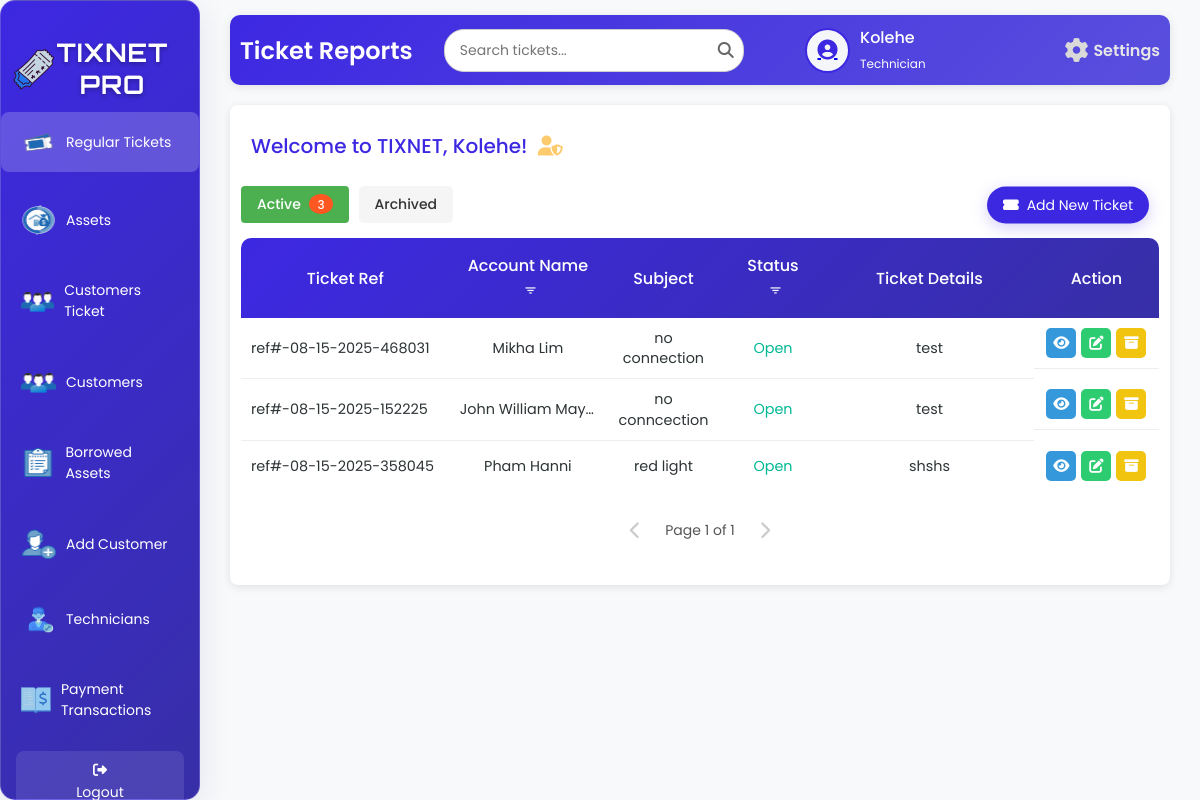
/staffD.php (signed in), run on an earlier commit of the app's database.
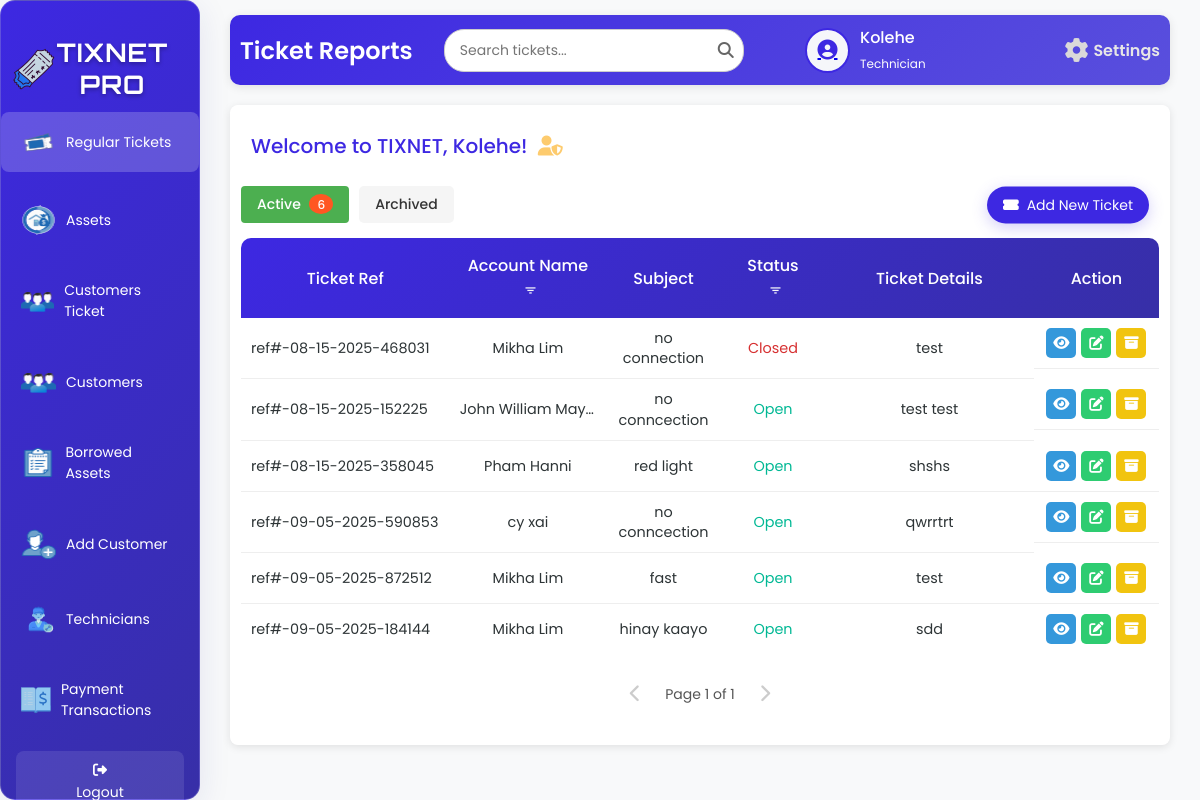
And on a later commit of the database.
### tables this page shows
CREATE TABLE `tbl_ticket` (
  `t_id` int(50) NOT NULL,
  `t_aname` varchar(200) NOT NULL,
  `t_subject` varchar(200) NOT NULL,
  `t_status` varchar(200) NOT NULL,
  `t_details` varchar(200) NOT NULL,
  `t_ref` varchar(200) NOT NULL,
  `technician_username` varchar(250) NOT NULL
);

### staffD.php (the view, shortened to what the changed rows need)
<?php
include 'db.php';
$limit = 10;
$pageActive = isset($_GET['page_active']) ? max(1, (int)$_GET['page_active']) : 1;
$offsetActive = ($pageActive - 1) * $limit;
$totalActiveQuery = "SELECT COUNT(*) AS total FROM tbl_ticket WHERE t_details NOT LIKE 'ARCHIVED:%'";
$totalActiveResult = $conn->query($totalActiveQuery);
$totalActiveRow = $totalActiveResult ? $totalActiveResult->fetch_assoc() : ['total' => 0];
$totalActive = $totalActiveRow['total'];
$sqlActive = "SELECT t_ref, t_aname, t_subject, t_status, t_details, technician_username
              FROM tbl_ticket
              WHERE t_details NOT LIKE 'ARCHIVED:%'
              LIMIT ?, ?";
$stmtActive = $conn->prepare($sqlActive);
if ($stmtActive) {
    $stmtActive->bind_param("ii", $offsetActive, $limit);
    $stmtActive->execute();
    $resultActive = $stmtActive->get_result();
} else {
    error_log("Prepare failed for active tickets: " . $conn->error);
    $resultActive = false;
}
?>
<!DOCTYPE html>
<html lang="en">
<head>
    <link rel="stylesheet" href="staffD.css">
    <link rel="stylesheet" href="https://cdnjs.cloudflare.com/ajax/libs/font-awesome/6.6.0/css/all.min.css">
    <link rel="stylesheet" href="https://unpkg.com/boxicons@2.1.4/css/boxicons.min.css">
</head>
<body>
<div class="wrapper">
    <div class="sidebar glass-container">
        <h2><img src="image/logo.png" alt="Tix Net Icon" class="sidebar-icon">TixNet Pro</h2>
    </div>
    <div class="container">
        <div class="upper">
            <h1>Ticket Reports</h1>
        </div>
        <div class="table-box glass-container">
            <div class="tab-navigation">
                <div class="tab-btn-wrapper">
                    <button class="tab-btn active" onclick="showTab('active')">
                        Active
                        <?php if ($totalActive > 0): ?>
                            <span class="tab-badge"><?php echo $totalActive; ?></span>
                        <?php endif; ?>
                    </button>
                </div>
            </div>
            <div id="active-tickets" class="tab-content active">
                <div class="table-container">
                    <table>
                        <thead>
                            <tr>
                                <th>Ticket Ref</th>
                                <th>Account Name <button class="filter-btn" onclick="showAccountFilterModal('active')" title="Filter by Account Name"><i class='bx bx-filter'></i></button></th>
                                <th>Subject</th>
                                <th>Status <button class="filter-btn" onclick="showTypeFilterModal('active')" title="Filter by Type"><i class='bx bx-filter'></i></button></th>
                                <th>Ticket Details</th>
                                <th>Action</th>
                            </tr>
                        </thead>
                        <tbody id="active-table-body">
                            <?php
                            if ($resultActive && $resultActive->num_rows > 0) {
                                while ($row = $resultActive->fetch_assoc()) {
                                    $statusClass = 'status-' . strtolower($row['t_status']);
                                    echo "<tr>
                                            <td style='vertical-align: middle; text-align: left;'>" . htmlspecialchars($row['t_ref'], ENT_QUOTES, 'UTF-8') . "</td>
                                            <td>" . htmlspecialchars($row['t_aname'], ENT_QUOTES, 'UTF-8') . "</td>
                                            <td>" . htmlspecialchars($row['t_subject'], ENT_QUOTES, 'UTF-8') . "</td>
                                            <td class='$statusClass' style='cursor: pointer;' onclick=\"showCloseTicketModal('" . htmlspecialchars($row['t_ref'], ENT_QUOTES, 'UTF-8') . "', '" . htmlspecialchars($row['t_aname'], ENT_QUOTES, 'UTF-8') . "', '" . htmlspecialchars($row['t_status'], ENT_QUOTES, 'UTF-8') . "')\">" . ucfirst(strtolower($row['t_status'])) . "</td>
                                            <td>" . htmlspecialchars(preg_replace('/^ARCHIVED:/', '', $row['t_details']), ENT_QUOTES, 'UTF-8') . "</td>
                                            <td class='action-buttons'>
                                                <a class='view-btn' href='#' onclick=\"showViewModal('" . htmlspecialchars($row['t_ref'], ENT_QUOTES, 'UTF-8') . "', '" . htmlspecialchars($row['t_aname'], ENT_QUOTES, 'UTF-8') . "', '" . htmlspecialchars($row['t_subject'], ENT_QUOTES, 'UTF-8') . "', '" . htmlspecialchars($row['t_status'], ENT_QUOTES, 'UTF-8') . "', '" . htmlspecialchars(preg_replace('/^ARCHIVED:/', '', $row['t_details']), ENT_QUOTES, 'UTF-8') . "')\" title='View'><i class='fas fa-eye'></i></a>
                                                <a class='edit-btn' href='#' onclick=\"showEditTicketModal('" . htmlspecialchars($row['t_ref'], ENT_QUOTES, 'UTF-8') . "', '" . htmlspecialchars($row['t_aname'], ENT_QUOTES, 'UTF-8') . "', '" . htmlspecialchars($row['t_subject'], ENT_QUOTES, 'UTF-8') . "', '" . htmlspecialchars($row['t_status'], ENT_QUOTES, 'UTF-8') . "', '" . htmlspecialchars($row['t_details'], ENT_QUOTES, 'UTF-8') . "')\" title='Edit'><i class='fas fa-edit'></i></a>
                                                <a class='archive-btn' href='#' onclick=\"showArchiveModal('" . htmlspecialchars($row['t_ref'], ENT_QUOTES, 'UTF-8') . "', '" . htmlspecialchars($row['t_aname'], ENT_QUOTES, 'UTF-8') . "')\" title='Archive'><i class='fas fa-archive'></i></a>
                                            </td></tr>";
                                }
                            } else {
                                echo "<tr><td colspan='6' style='text-align: center;'>No active tickets found.</td></tr>";
                            }
                            ?>
                        </tbody>
                    </table>
                </div>
            </div>
        </div>
    </div>
</div>
</body>
</html>

What changed in the data, as far as the page shows it:
changed tbl_ticket "no connection": t_status "Open" → "Closed"
changed tbl_ticket "John William May…": t_details "test" → "test test"
added tbl_ticket: t_ref "ref#-09-05-2025-590853", t_aname "cy xai", t_subject "no conncection", t_status "Open", t_details "qwrrtrt"
added tbl_ticket: t_ref "ref#-09-05-2025-872512", t_aname "Mikha Lim", t_subject "fast", t_status "Open", t_details "test"
added tbl_ticket: t_ref "ref#-09-05-2025-184144", t_aname "Mikha Lim", t_subject "hinay kaayo", t_status "Open", t_details "sdd"
Also different on the page:
$totalActive: "3" → "6"
